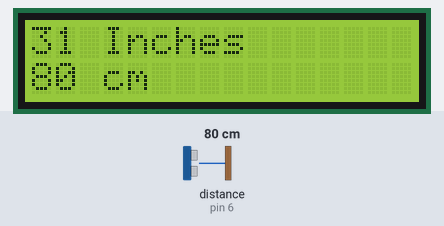
The sketch below on a simulated Arduino Uno, built with avr-gcc and run on an emulated ATmega328P. On the bench: 16×2 character LCD. Wiring (inferred from the names in the program): ultrasonic range finder: trigger pin 7; echo pin 6. The test bench sets the inputs (shaded band); at power-on: distance to the obstacle (sensor on pin 6) 80 cm. The echo pulse lasts 58.3 µs per cm; what the sketch prints to the serial monitor is not drawn.

Above: at 1.6 s.
1.7 s: distance to the obstacle (sensor on pin 6) set to 2 cm
At 3.5 s:
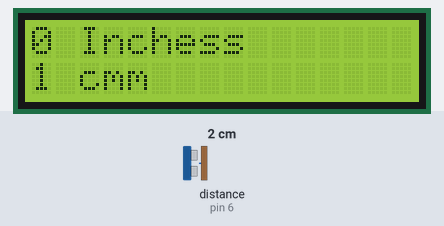
4.5 s: distance to the obstacle (sensor on pin 6) set to 18 cm
At 8.3 s:
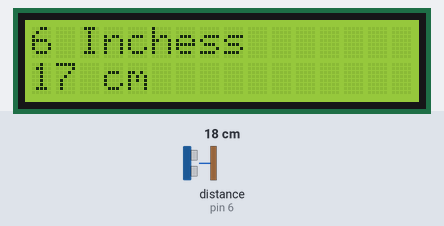
8.6 s: distance to the obstacle (sensor on pin 6) set to 4 cm
At 11.9 s:
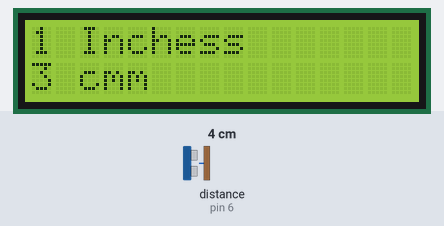
Timing chart, 0 to 13.4 s (numbered marks = the images above; inputs shaded):
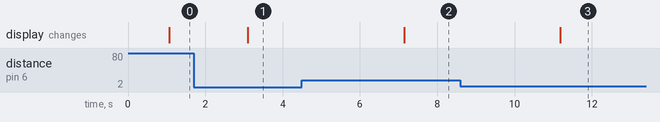

The sketch:

Distance_Serial_monitor.ino
```cpp
#include <LiquidCrystal.h>

// some Global Variable.
LiquidCrystal lcd_1(12, 11, 5, 4, 3, 2);
int pingPin = 7;
int echoPin = 6;
int ledRed = 12;
int ledGreen = 11;


void setup() {
  Serial.begin(9600);
  lcd_1.begin(16, 2);
}

void loop() {
  long duration, inches, cm;
  pinMode(pingPin, OUTPUT);
  digitalWrite(pingPin, LOW);
  delayMicroseconds(2);
  digitalWrite(pingPin, HIGH);
  delayMicroseconds(10);
  digitalWrite(pingPin, LOW);
  pinMode(echoPin, INPUT);
  duration = pulseIn(echoPin, HIGH);
  inches = microsecondsToInches(duration);
  cm = microsecondsToCentimeters(duration);

  if (inches <= 12 && cm <= 30) {
    digitalWrite(ledRed, HIGH);
    delay(10);
    digitalWrite(ledRed, LOW);
    delay(10);
    digitalWrite(ledGreen, LOW);
  } else if (inches >= 12 && cm >= 30) {
    digitalWrite(ledGreen, HIGH);
  }
  Serial.print(inches);
  Serial.print("Inches, ");
  Serial.print(cm);
  Serial.print("Cm");
  Serial.println();
  delay(1000);

  lcd_1.setCursor(0, 0);
  lcd_1.print(inches);
  lcd_1.print(" Inches");
  lcd_1.setCursor(0, 1);
  lcd_1.print(cm);
  lcd_1.print(" cm");
  delay(1000);
}

long microsecondsToInches(long microseconds) {
  return microseconds / 74 / 2;
}

long microsecondsToCentimeters(long microseconds) {
  return microseconds / 29 / 2;
}
```

Measured:
- after the input at 1.7 s, the display: changes after 1.4 s (image 1)
- after the input at 4.5 s, the display: changes after 2.6 s (image 2)
- after the input at 8.6 s, the display: changes after 2.6 s (image 3)
